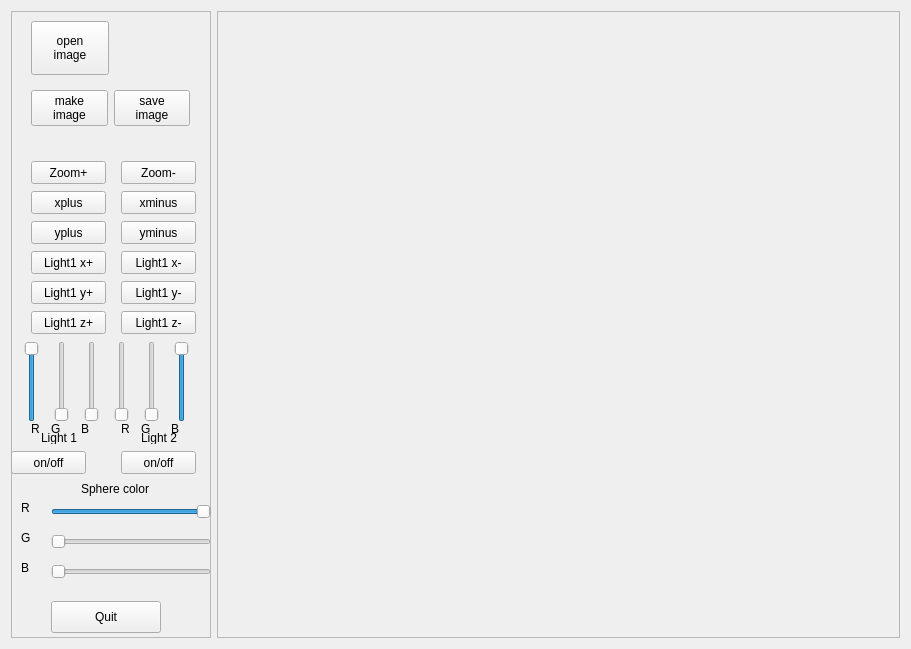
<?xml version="1.0" encoding="UTF-8"?>
<ui version="4.0">
 <class>frmMain</class>
 <widget class="QWidget" name="frmMain">
  <property name="geometry">
   <rect>
    <x>0</x>
    <y>0</y>
    <width>911</width>
    <height>649</height>
   </rect>
  </property>
  <property name="windowTitle">
   <string>QT skeleton - BW 2014</string>
  </property>
  <layout class="QGridLayout" name="gridLayout">
   <item row="0" column="1">
    <widget class="QScrollArea" name="glWidgetArea">
     <property name="sizePolicy">
      <sizepolicy hsizetype="Ignored" vsizetype="Ignored">
       <horstretch>0</horstretch>
       <verstretch>0</verstretch>
      </sizepolicy>
     </property>
     <property name="minimumSize">
      <size>
       <width>580</width>
       <height>470</height>
      </size>
     </property>
     <property name="verticalScrollBarPolicy">
      <enum>Qt::ScrollBarAlwaysOff</enum>
     </property>
     <property name="horizontalScrollBarPolicy">
      <enum>Qt::ScrollBarAlwaysOff</enum>
     </property>
     <property name="widgetResizable">
      <bool>true</bool>
     </property>
     <widget class="QWidget" name="scrollAreaWidgetContents">
      <property name="geometry">
       <rect>
        <x>0</x>
        <y>0</y>
        <width>685</width>
        <height>629</height>
       </rect>
      </property>
     </widget>
    </widget>
   </item>
   <item row="0" column="0">
    <widget class="QFrame" name="controlFrame">
     <property name="minimumSize">
      <size>
       <width>200</width>
       <height>470</height>
      </size>
     </property>
     <property name="maximumSize">
      <size>
       <width>200</width>
       <height>16777215</height>
      </size>
     </property>
     <property name="frameShape">
      <enum>QFrame::StyledPanel</enum>
     </property>
     <property name="frameShadow">
      <enum>QFrame::Raised</enum>
     </property>
     <widget class="QPushButton" name="pushButton">
      <property name="geometry">
       <rect>
        <x>20</x>
        <y>10</y>
        <width>78</width>
        <height>54</height>
       </rect>
      </property>
      <property name="text">
       <string>open
image</string>
      </property>
     </widget>
     <widget class="QPushButton" name="pushButton_4">
      <property name="geometry">
       <rect>
        <x>40</x>
        <y>590</y>
        <width>110</width>
        <height>32</height>
       </rect>
      </property>
      <property name="text">
       <string>Quit</string>
      </property>
     </widget>
     <widget class="QWidget" name="layoutWidget">
      <property name="geometry">
       <rect>
        <x>20</x>
        <y>70</y>
        <width>159</width>
        <height>54</height>
       </rect>
      </property>
      <layout class="QHBoxLayout" name="horizontalLayout">
       <item>
        <widget class="QPushButton" name="pushButton_3">
         <property name="text">
          <string>make
image</string>
         </property>
        </widget>
       </item>
       <item>
        <widget class="QPushButton" name="pushButton_2">
         <property name="text">
          <string>save
image</string>
         </property>
        </widget>
       </item>
      </layout>
     </widget>
     <widget class="QPushButton" name="pushButton_5">
      <property name="geometry">
       <rect>
        <x>20</x>
        <y>150</y>
        <width>75</width>
        <height>23</height>
       </rect>
      </property>
      <property name="text">
       <string>Zoom+</string>
      </property>
     </widget>
     <widget class="QPushButton" name="pushButton_6">
      <property name="geometry">
       <rect>
        <x>110</x>
        <y>150</y>
        <width>75</width>
        <height>23</height>
       </rect>
      </property>
      <property name="text">
       <string>Zoom-</string>
      </property>
     </widget>
     <widget class="QPushButton" name="pushButton_7">
      <property name="geometry">
       <rect>
        <x>20</x>
        <y>180</y>
        <width>75</width>
        <height>23</height>
       </rect>
      </property>
      <property name="text">
       <string>xplus</string>
      </property>
     </widget>
     <widget class="QPushButton" name="pushButton_8">
      <property name="geometry">
       <rect>
        <x>110</x>
        <y>180</y>
        <width>75</width>
        <height>23</height>
       </rect>
      </property>
      <property name="text">
       <string>xminus</string>
      </property>
     </widget>
     <widget class="QPushButton" name="pushButton_9">
      <property name="geometry">
       <rect>
        <x>20</x>
        <y>210</y>
        <width>75</width>
        <height>23</height>
       </rect>
      </property>
      <property name="text">
       <string>yplus</string>
      </property>
     </widget>
     <widget class="QPushButton" name="pushButton_10">
      <property name="geometry">
       <rect>
        <x>110</x>
        <y>210</y>
        <width>75</width>
        <height>23</height>
       </rect>
      </property>
      <property name="text">
       <string>yminus</string>
      </property>
     </widget>
     <widget class="QPushButton" name="pushButton_11">
      <property name="geometry">
       <rect>
        <x>20</x>
        <y>240</y>
        <width>75</width>
        <height>23</height>
       </rect>
      </property>
      <property name="text">
       <string>Light1 x+</string>
      </property>
     </widget>
     <widget class="QPushButton" name="pushButton_12">
      <property name="geometry">
       <rect>
        <x>110</x>
        <y>240</y>
        <width>75</width>
        <height>23</height>
       </rect>
      </property>
      <property name="text">
       <string>Light1 x-</string>
      </property>
     </widget>
     <widget class="QPushButton" name="pushButton_13">
      <property name="geometry">
       <rect>
        <x>20</x>
        <y>270</y>
        <width>75</width>
        <height>23</height>
       </rect>
      </property>
      <property name="text">
       <string>Light1 y+</string>
      </property>
     </widget>
     <widget class="QPushButton" name="pushButton_14">
      <property name="geometry">
       <rect>
        <x>110</x>
        <y>270</y>
        <width>75</width>
        <height>23</height>
       </rect>
      </property>
      <property name="text">
       <string>Light1 y-</string>
      </property>
     </widget>
     <widget class="QPushButton" name="pushButton_15">
      <property name="geometry">
       <rect>
        <x>20</x>
        <y>300</y>
        <width>75</width>
        <height>23</height>
       </rect>
      </property>
      <property name="text">
       <string>Light1 z+</string>
      </property>
     </widget>
     <widget class="QPushButton" name="pushButton_16">
      <property name="geometry">
       <rect>
        <x>110</x>
        <y>300</y>
        <width>75</width>
        <height>23</height>
       </rect>
      </property>
      <property name="text">
       <string>Light1 z-</string>
      </property>
     </widget>
     <widget class="QSlider" name="verticalSlider">
      <property name="geometry">
       <rect>
        <x>10</x>
        <y>330</y>
        <width>22</width>
        <height>81</height>
       </rect>
      </property>
      <property name="maximum">
       <number>255</number>
      </property>
      <property name="sliderPosition">
       <number>255</number>
      </property>
      <property name="orientation">
       <enum>Qt::Vertical</enum>
      </property>
     </widget>
     <widget class="QSlider" name="verticalSlider_2">
      <property name="geometry">
       <rect>
        <x>40</x>
        <y>330</y>
        <width>22</width>
        <height>81</height>
       </rect>
      </property>
      <property name="maximum">
       <number>255</number>
      </property>
      <property name="orientation">
       <enum>Qt::Vertical</enum>
      </property>
     </widget>
     <widget class="QSlider" name="verticalSlider_3">
      <property name="geometry">
       <rect>
        <x>70</x>
        <y>330</y>
        <width>22</width>
        <height>81</height>
       </rect>
      </property>
      <property name="maximum">
       <number>255</number>
      </property>
      <property name="orientation">
       <enum>Qt::Vertical</enum>
      </property>
     </widget>
     <widget class="QSlider" name="verticalSlider_4">
      <property name="geometry">
       <rect>
        <x>100</x>
        <y>330</y>
        <width>22</width>
        <height>81</height>
       </rect>
      </property>
      <property name="maximum">
       <number>255</number>
      </property>
      <property name="orientation">
       <enum>Qt::Vertical</enum>
      </property>
     </widget>
     <widget class="QSlider" name="verticalSlider_5">
      <property name="geometry">
       <rect>
        <x>130</x>
        <y>330</y>
        <width>22</width>
        <height>81</height>
       </rect>
      </property>
      <property name="maximum">
       <number>255</number>
      </property>
      <property name="orientation">
       <enum>Qt::Vertical</enum>
      </property>
     </widget>
     <widget class="QSlider" name="verticalSlider_6">
      <property name="geometry">
       <rect>
        <x>160</x>
        <y>330</y>
        <width>22</width>
        <height>81</height>
       </rect>
      </property>
      <property name="maximum">
       <number>255</number>
      </property>
      <property name="sliderPosition">
       <number>255</number>
      </property>
      <property name="orientation">
       <enum>Qt::Vertical</enum>
      </property>
     </widget>
     <widget class="QLabel" name="label">
      <property name="geometry">
       <rect>
        <x>20</x>
        <y>410</y>
        <width>16</width>
        <height>16</height>
       </rect>
      </property>
      <property name="text">
       <string>R</string>
      </property>
     </widget>
     <widget class="QLabel" name="label_2">
      <property name="geometry">
       <rect>
        <x>70</x>
        <y>410</y>
        <width>16</width>
        <height>16</height>
       </rect>
      </property>
      <property name="text">
       <string>B</string>
      </property>
     </widget>
     <widget class="QLabel" name="label_3">
      <property name="geometry">
       <rect>
        <x>40</x>
        <y>410</y>
        <width>16</width>
        <height>16</height>
       </rect>
      </property>
      <property name="text">
       <string>G</string>
      </property>
     </widget>
     <widget class="QLabel" name="label_4">
      <property name="geometry">
       <rect>
        <x>110</x>
        <y>410</y>
        <width>16</width>
        <height>16</height>
       </rect>
      </property>
      <property name="text">
       <string>R</string>
      </property>
     </widget>
     <widget class="QLabel" name="label_5">
      <property name="geometry">
       <rect>
        <x>160</x>
        <y>410</y>
        <width>16</width>
        <height>16</height>
       </rect>
      </property>
      <property name="text">
       <string>B</string>
      </property>
     </widget>
     <widget class="QLabel" name="label_6">
      <property name="geometry">
       <rect>
        <x>130</x>
        <y>410</y>
        <width>16</width>
        <height>16</height>
       </rect>
      </property>
      <property name="text">
       <string>G</string>
      </property>
     </widget>
     <widget class="QLabel" name="label_7">
      <property name="geometry">
       <rect>
        <x>30</x>
        <y>420</y>
        <width>47</width>
        <height>13</height>
       </rect>
      </property>
      <property name="text">
       <string>Light 1</string>
      </property>
     </widget>
     <widget class="QLabel" name="label_8">
      <property name="geometry">
       <rect>
        <x>130</x>
        <y>420</y>
        <width>47</width>
        <height>13</height>
       </rect>
      </property>
      <property name="text">
       <string>Light 2</string>
      </property>
     </widget>
     <widget class="QLabel" name="label_9">
      <property name="geometry">
       <rect>
        <x>70</x>
        <y>470</y>
        <width>91</width>
        <height>16</height>
       </rect>
      </property>
      <property name="text">
       <string>Sphere color</string>
      </property>
     </widget>
     <widget class="QSlider" name="horizontalSlider">
      <property name="geometry">
       <rect>
        <x>40</x>
        <y>490</y>
        <width>160</width>
        <height>22</height>
       </rect>
      </property>
      <property name="maximum">
       <number>255</number>
      </property>
      <property name="sliderPosition">
       <number>255</number>
      </property>
      <property name="orientation">
       <enum>Qt::Horizontal</enum>
      </property>
     </widget>
     <widget class="QSlider" name="horizontalSlider_2">
      <property name="geometry">
       <rect>
        <x>40</x>
        <y>520</y>
        <width>160</width>
        <height>22</height>
       </rect>
      </property>
      <property name="maximum">
       <number>255</number>
      </property>
      <property name="sliderPosition">
       <number>0</number>
      </property>
      <property name="orientation">
       <enum>Qt::Horizontal</enum>
      </property>
     </widget>
     <widget class="QSlider" name="horizontalSlider_3">
      <property name="geometry">
       <rect>
        <x>40</x>
        <y>550</y>
        <width>160</width>
        <height>22</height>
       </rect>
      </property>
      <property name="maximum">
       <number>255</number>
      </property>
      <property name="orientation">
       <enum>Qt::Horizontal</enum>
      </property>
     </widget>
     <widget class="QLabel" name="label_10">
      <property name="geometry">
       <rect>
        <x>10</x>
        <y>490</y>
        <width>47</width>
        <height>13</height>
       </rect>
      </property>
      <property name="text">
       <string>R</string>
      </property>
     </widget>
     <widget class="QLabel" name="label_11">
      <property name="geometry">
       <rect>
        <x>10</x>
        <y>520</y>
        <width>47</width>
        <height>13</height>
       </rect>
      </property>
      <property name="text">
       <string>G</string>
      </property>
     </widget>
     <widget class="QLabel" name="label_12">
      <property name="geometry">
       <rect>
        <x>10</x>
        <y>550</y>
        <width>47</width>
        <height>13</height>
       </rect>
      </property>
      <property name="text">
       <string>B</string>
      </property>
     </widget>
     <widget class="QPushButton" name="pushButton_17">
      <property name="geometry">
       <rect>
        <x>0</x>
        <y>440</y>
        <width>75</width>
        <height>23</height>
       </rect>
      </property>
      <property name="text">
       <string>on/off</string>
      </property>
     </widget>
     <widget class="QPushButton" name="pushButton_18">
      <property name="geometry">
       <rect>
        <x>110</x>
        <y>440</y>
        <width>75</width>
        <height>23</height>
       </rect>
      </property>
      <property name="text">
       <string>on/off</string>
      </property>
     </widget>
    </widget>
   </item>
  </layout>
 </widget>
 <resources/>
 <connections>
  <connection>
   <sender>pushButton</sender>
   <signal>clicked()</signal>
   <receiver>frmMain</receiver>
   <slot>openImage()</slot>
   <hints>
    <hint type="sourcelabel">
     <x>90</x>
     <y>63</y>
    </hint>
    <hint type="destinationlabel">
     <x>222</x>
     <y>151</y>
    </hint>
   </hints>
  </connection>
  <connection>
   <sender>pushButton_2</sender>
   <signal>clicked()</signal>
   <receiver>frmMain</receiver>
   <slot>saveImage()</slot>
   <hints>
    <hint type="sourcelabel">
     <x>186</x>
     <y>122</y>
    </hint>
    <hint type="destinationlabel">
     <x>221</x>
     <y>78</y>
    </hint>
   </hints>
  </connection>
  <connection>
   <sender>pushButton_3</sender>
   <signal>clicked()</signal>
   <receiver>frmMain</receiver>
   <slot>makeImage()</slot>
   <hints>
    <hint type="sourcelabel">
     <x>73</x>
     <y>113</y>
    </hint>
    <hint type="destinationlabel">
     <x>214</x>
     <y>243</y>
    </hint>
   </hints>
  </connection>
  <connection>
   <sender>pushButton_4</sender>
   <signal>clicked()</signal>
   <receiver>frmMain</receiver>
   <slot>close()</slot>
   <hints>
    <hint type="sourcelabel">
     <x>136</x>
     <y>601</y>
    </hint>
    <hint type="destinationlabel">
     <x>223</x>
     <y>484</y>
    </hint>
   </hints>
  </connection>
  <connection>
   <sender>pushButton_5</sender>
   <signal>clicked()</signal>
   <receiver>frmMain</receiver>
   <slot>zoomplus()</slot>
   <hints>
    <hint type="sourcelabel">
     <x>90</x>
     <y>172</y>
    </hint>
    <hint type="destinationlabel">
     <x>212</x>
     <y>463</y>
    </hint>
   </hints>
  </connection>
  <connection>
   <sender>pushButton_6</sender>
   <signal>clicked()</signal>
   <receiver>frmMain</receiver>
   <slot>zoomminus()</slot>
   <hints>
    <hint type="sourcelabel">
     <x>178</x>
     <y>172</y>
    </hint>
    <hint type="destinationlabel">
     <x>209</x>
     <y>224</y>
    </hint>
   </hints>
  </connection>
  <connection>
   <sender>pushButton_7</sender>
   <signal>clicked()</signal>
   <receiver>frmMain</receiver>
   <slot>xplus()</slot>
   <hints>
    <hint type="sourcelabel">
     <x>88</x>
     <y>202</y>
    </hint>
    <hint type="destinationlabel">
     <x>210</x>
     <y>291</y>
    </hint>
   </hints>
  </connection>
  <connection>
   <sender>pushButton_9</sender>
   <signal>clicked()</signal>
   <receiver>frmMain</receiver>
   <slot>yplus()</slot>
   <hints>
    <hint type="sourcelabel">
     <x>103</x>
     <y>241</y>
    </hint>
    <hint type="destinationlabel">
     <x>213</x>
     <y>275</y>
    </hint>
   </hints>
  </connection>
  <connection>
   <sender>pushButton_8</sender>
   <signal>clicked()</signal>
   <receiver>frmMain</receiver>
   <slot>xminus()</slot>
   <hints>
    <hint type="sourcelabel">
     <x>193</x>
     <y>211</y>
    </hint>
    <hint type="destinationlabel">
     <x>210</x>
     <y>216</y>
    </hint>
   </hints>
  </connection>
  <connection>
   <sender>pushButton_10</sender>
   <signal>clicked()</signal>
   <receiver>frmMain</receiver>
   <slot>yminus()</slot>
   <hints>
    <hint type="sourcelabel">
     <x>184</x>
     <y>232</y>
    </hint>
    <hint type="destinationlabel">
     <x>212</x>
     <y>347</y>
    </hint>
   </hints>
  </connection>
  <connection>
   <sender>pushButton_11</sender>
   <signal>clicked()</signal>
   <receiver>frmMain</receiver>
   <slot>lxplus()</slot>
   <hints>
    <hint type="sourcelabel">
     <x>95</x>
     <y>262</y>
    </hint>
    <hint type="destinationlabel">
     <x>214</x>
     <y>318</y>
    </hint>
   </hints>
  </connection>
  <connection>
   <sender>pushButton_12</sender>
   <signal>clicked()</signal>
   <receiver>frmMain</receiver>
   <slot>lxminus()</slot>
   <hints>
    <hint type="sourcelabel">
     <x>193</x>
     <y>262</y>
    </hint>
    <hint type="destinationlabel">
     <x>213</x>
     <y>382</y>
    </hint>
   </hints>
  </connection>
  <connection>
   <sender>pushButton_13</sender>
   <signal>clicked()</signal>
   <receiver>frmMain</receiver>
   <slot>lyplus()</slot>
   <hints>
    <hint type="sourcelabel">
     <x>90</x>
     <y>292</y>
    </hint>
    <hint type="destinationlabel">
     <x>209</x>
     <y>433</y>
    </hint>
   </hints>
  </connection>
  <connection>
   <sender>pushButton_14</sender>
   <signal>clicked()</signal>
   <receiver>frmMain</receiver>
   <slot>lyminus()</slot>
   <hints>
    <hint type="sourcelabel">
     <x>189</x>
     <y>292</y>
    </hint>
    <hint type="destinationlabel">
     <x>214</x>
     <y>414</y>
    </hint>
   </hints>
  </connection>
  <connection>
   <sender>pushButton_15</sender>
   <signal>clicked()</signal>
   <receiver>frmMain</receiver>
   <slot>lzplus()</slot>
   <hints>
    <hint type="sourcelabel">
     <x>103</x>
     <y>331</y>
    </hint>
    <hint type="destinationlabel">
     <x>8</x>
     <y>341</y>
    </hint>
   </hints>
  </connection>
  <connection>
   <sender>pushButton_16</sender>
   <signal>clicked()</signal>
   <receiver>frmMain</receiver>
   <slot>lzminus()</slot>
   <hints>
    <hint type="sourcelabel">
     <x>169</x>
     <y>322</y>
    </hint>
    <hint type="destinationlabel">
     <x>0</x>
     <y>381</y>
    </hint>
   </hints>
  </connection>
  <connection>
   <sender>verticalSlider</sender>
   <signal>valueChanged(int)</signal>
   <receiver>frmMain</receiver>
   <slot>setL1R(int)</slot>
   <hints>
    <hint type="sourcelabel">
     <x>34</x>
     <y>383</y>
    </hint>
    <hint type="destinationlabel">
     <x>4</x>
     <y>487</y>
    </hint>
   </hints>
  </connection>
  <connection>
   <sender>verticalSlider_3</sender>
   <signal>valueChanged(int)</signal>
   <receiver>frmMain</receiver>
   <slot>setL1B(int)</slot>
   <hints>
    <hint type="sourcelabel">
     <x>96</x>
     <y>378</y>
    </hint>
    <hint type="destinationlabel">
     <x>1</x>
     <y>465</y>
    </hint>
   </hints>
  </connection>
  <connection>
   <sender>verticalSlider_4</sender>
   <signal>sliderMoved(int)</signal>
   <receiver>frmMain</receiver>
   <slot>setL2R(int)</slot>
   <hints>
    <hint type="sourcelabel">
     <x>128</x>
     <y>383</y>
    </hint>
    <hint type="destinationlabel">
     <x>2</x>
     <y>407</y>
    </hint>
   </hints>
  </connection>
  <connection>
   <sender>verticalSlider_5</sender>
   <signal>sliderMoved(int)</signal>
   <receiver>frmMain</receiver>
   <slot>setL2G(int)</slot>
   <hints>
    <hint type="sourcelabel">
     <x>149</x>
     <y>372</y>
    </hint>
    <hint type="destinationlabel">
     <x>4</x>
     <y>242</y>
    </hint>
   </hints>
  </connection>
  <connection>
   <sender>verticalSlider_6</sender>
   <signal>sliderMoved(int)</signal>
   <receiver>frmMain</receiver>
   <slot>setL2B(int)</slot>
   <hints>
    <hint type="sourcelabel">
     <x>178</x>
     <y>368</y>
    </hint>
    <hint type="destinationlabel">
     <x>4</x>
     <y>538</y>
    </hint>
   </hints>
  </connection>
  <connection>
   <sender>verticalSlider_2</sender>
   <signal>sliderMoved(int)</signal>
   <receiver>frmMain</receiver>
   <slot>setL1G(int)</slot>
   <hints>
    <hint type="sourcelabel">
     <x>61</x>
     <y>409</y>
    </hint>
    <hint type="destinationlabel">
     <x>6</x>
     <y>446</y>
    </hint>
   </hints>
  </connection>
  <connection>
   <sender>pushButton_17</sender>
   <signal>clicked()</signal>
   <receiver>frmMain</receiver>
   <slot>toggleS1()</slot>
   <hints>
    <hint type="sourcelabel">
     <x>35</x>
     <y>468</y>
    </hint>
    <hint type="destinationlabel">
     <x>3</x>
     <y>581</y>
    </hint>
   </hints>
  </connection>
  <connection>
   <sender>pushButton_18</sender>
   <signal>clicked()</signal>
   <receiver>frmMain</receiver>
   <slot>toggleS2()</slot>
   <hints>
    <hint type="sourcelabel">
     <x>141</x>
     <y>457</y>
    </hint>
    <hint type="destinationlabel">
     <x>4</x>
     <y>519</y>
    </hint>
   </hints>
  </connection>
  <connection>
   <sender>horizontalSlider</sender>
   <signal>sliderMoved(int)</signal>
   <receiver>frmMain</receiver>
   <slot>setSCR(int)</slot>
   <hints>
    <hint type="sourcelabel">
     <x>135</x>
     <y>515</y>
    </hint>
    <hint type="destinationlabel">
     <x>5</x>
     <y>564</y>
    </hint>
   </hints>
  </connection>
  <connection>
   <sender>horizontalSlider_2</sender>
   <signal>sliderMoved(int)</signal>
   <receiver>frmMain</receiver>
   <slot>setSCG(int)</slot>
   <hints>
    <hint type="sourcelabel">
     <x>132</x>
     <y>538</y>
    </hint>
    <hint type="destinationlabel">
     <x>3</x>
     <y>615</y>
    </hint>
   </hints>
  </connection>
  <connection>
   <sender>horizontalSlider_3</sender>
   <signal>sliderMoved(int)</signal>
   <receiver>frmMain</receiver>
   <slot>setSCB(int)</slot>
   <hints>
    <hint type="sourcelabel">
     <x>109</x>
     <y>556</y>
    </hint>
    <hint type="destinationlabel">
     <x>36</x>
     <y>644</y>
    </hint>
   </hints>
  </connection>
 </connections>
 <slots>
  <slot>clear()</slot>
  <slot>showImage(bool)</slot>
  <slot>aboutBut()</slot>
  <slot>helpBut()</slot>
  <slot>saveImage()</slot>
  <slot>openImage()</slot>
  <slot>makeImage()</slot>
  <slot>zoomplus()</slot>
  <slot>zoomminus()</slot>
  <slot>xplus()</slot>
  <slot>xminus()</slot>
  <slot>yplus()</slot>
  <slot>yminus()</slot>
  <slot>lxplus()</slot>
  <slot>lxminus()</slot>
  <slot>lyplus()</slot>
  <slot>lyminus()</slot>
  <slot>lzplus()</slot>
  <slot>lzminus()</slot>
  <slot>setL1R(int)</slot>
  <slot>setL1G(int)</slot>
  <slot>setL1B(int)</slot>
  <slot>setL2R(int)</slot>
  <slot>setL2G(int)</slot>
  <slot>setL2B(int)</slot>
  <slot>toggleS1()</slot>
  <slot>toggleS2()</slot>
  <slot>setSCR(int)</slot>
  <slot>setSCG(int)</slot>
  <slot>setSCB(int)</slot>
 </slots>
</ui>
